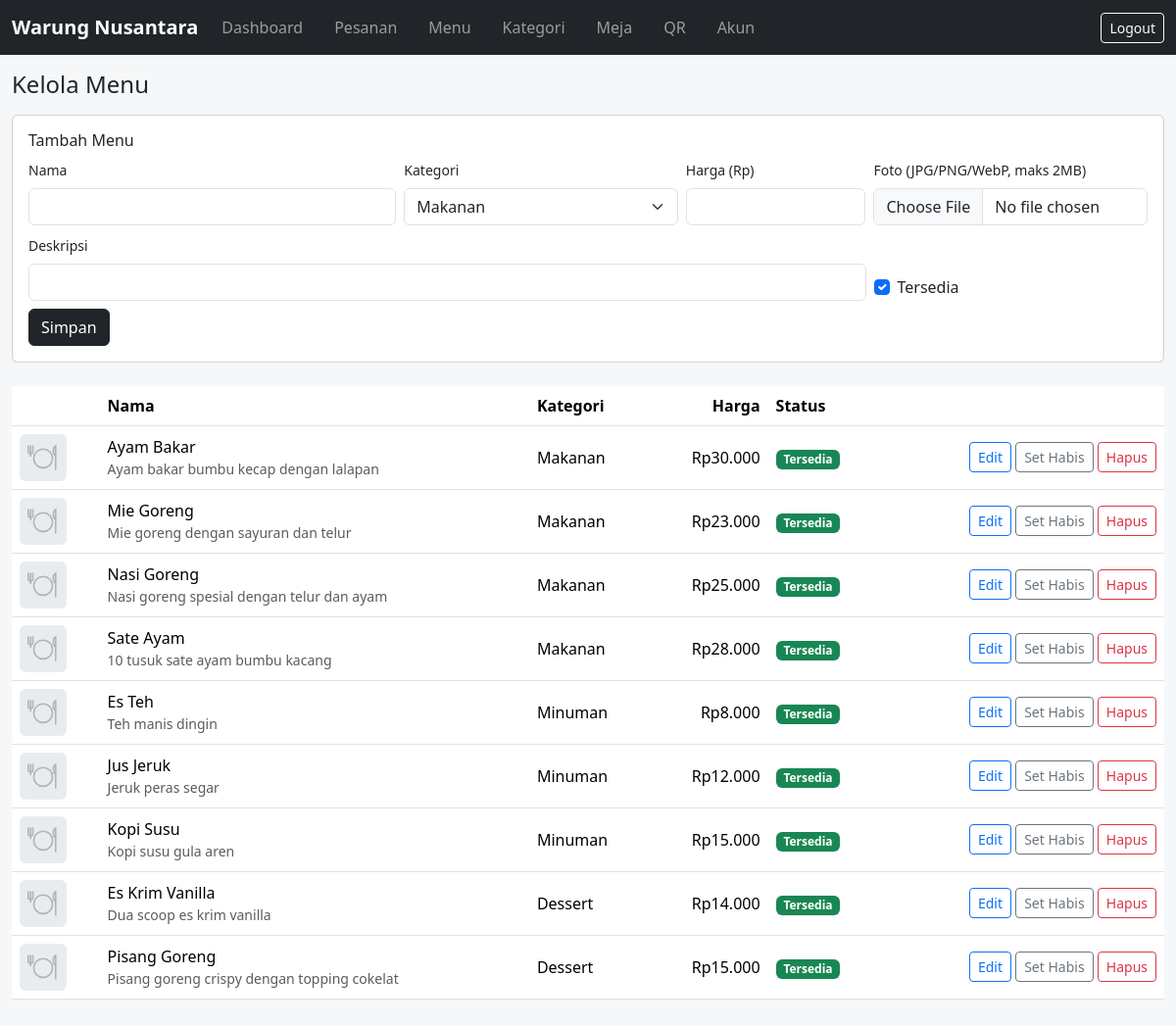
/admin/products.php (signed in), run on the app's committed database.
### tables this page shows
CREATE TABLE IF NOT EXISTS products (
  id INT UNSIGNED NOT NULL AUTO_INCREMENT PRIMARY KEY,
  category_id INT UNSIGNED NOT NULL,
  name VARCHAR(100) NOT NULL,
  description VARCHAR(255) NULL,
  price INT UNSIGNED NOT NULL,                
  image VARCHAR(255) NULL,                    
  is_available TINYINT(1) NOT NULL DEFAULT 1,
  created_at TIMESTAMP NOT NULL DEFAULT CURRENT_TIMESTAMP,
  KEY idx_products_category (category_id),
  CONSTRAINT fk_products_category FOREIGN KEY (category_id) REFERENCES categories (id)
);

CREATE TABLE IF NOT EXISTS categories (
  id INT UNSIGNED NOT NULL AUTO_INCREMENT PRIMARY KEY,
  name VARCHAR(50) NOT NULL,
  is_active TINYINT(1) NOT NULL DEFAULT 1
);

### includes/functions.php (called while the page is built, shortened)
<?php
function e($value): string
{
    return htmlspecialchars((string) $value, ENT_QUOTES, 'UTF-8');
}
function rupiah($n): string
{
    return 'Rp' . number_format((int) $n, 0, ',', '.');
}

### admin/products.php (the view, shortened to what this page needs)
<?php
$pdo = db();
$categories = $pdo->query('SELECT id, name, is_active FROM categories ORDER BY id')->fetchAll();
$products = $pdo->query('SELECT p.*, c.name AS cat FROM products p JOIN categories c ON c.id = p.category_id ORDER BY c.id, p.name')->fetchAll();
$edit = null;
include __DIR__ . '/../includes/header.php';
?>
<div class="container-fluid py-3">
  <h1 class="h4 mb-3">Kelola Menu</h1>
  <div class="card mb-4"><div class="card-body">
    <h2 class="h6"><?= $edit ? 'Edit Menu' : 'Tambah Menu' ?></h2>
    <form method="post" enctype="multipart/form-data" class="row g-2">
      <div class="col-12 col-md-4"><label class="form-label small">Nama</label>
        <input class="form-control" name="name" maxlength="100" required value="<?= e($edit ? $edit['name'] : '') ?>"></div>
      <div class="col-6 col-md-3"><label class="form-label small">Kategori</label>
        <select class="form-select" name="category_id" required>
          <?php foreach ($categories as $c): ?>
            <option value="<?= (int) $c['id'] ?>" <?= $edit && (int) $edit['category_id'] === (int) $c['id'] ? 'selected' : '' ?>><?= e($c['name']) ?></option>
          <?php endforeach; ?>
        </select></div>
      <div class="col-6 col-md-2"><label class="form-label small">Harga (Rp)</label>
        <input class="form-control" name="price" type="number" min="0" step="500" required value="<?= e($edit ? $edit['price'] : '') ?>"></div>
      <div class="col-12 col-md-3"><label class="form-label small">Foto (JPG/PNG/WebP, maks 2MB)</label>
        <input class="form-control" type="file" name="image" accept="image/jpeg,image/png,image/webp"></div>
      <div class="col-12 col-md-9"><label class="form-label small">Deskripsi</label>
        <input class="form-control" name="description" maxlength="255" value="<?= e($edit ? $edit['description'] : '') ?>"></div>
      <div class="col-12 col-md-3 d-flex align-items-end">
        <div class="form-check me-3"><input class="form-check-input" type="checkbox" name="is_available" id="av" value="1" <?= !$edit || $edit['is_available'] ? 'checked' : '' ?>>
          <label class="form-check-label" for="av">Tersedia</label></div>
      </div>
      <div class="col-12">
        <button class="btn btn-dark">Simpan</button>
      </div>
    </form>
  </div></div>
  <div class="table-responsive">
    <table class="table align-middle bg-white">
      <thead><tr><th></th><th>Nama</th><th>Kategori</th><th class="text-end">Harga</th><th>Status</th><th></th></tr></thead>
      <tbody>
      <?php foreach ($products as $p): ?>
        <tr>
          <td><img src="../assets/images/<?= e($p['image'] ?: 'placeholder.svg') ?>" alt="" width="48" height="48" style="object-fit:cover;border-radius:6px"></td>
          <td><?= e($p['name']) ?><div class="small text-muted"><?= e($p['description']) ?></div></td>
          <td><?= e($p['cat']) ?></td>
          <td class="text-end"><?= e(rupiah($p['price'])) ?></td>
          <td><span class="badge text-bg-<?= $p['is_available'] ? 'success' : 'secondary' ?>"><?= $p['is_available'] ? 'Tersedia' : 'Habis' ?></span></td>
          <td class="text-end text-nowrap">
            <a class="btn btn-sm btn-outline-primary" href="products.php?edit=<?= (int) $p['id'] ?>">Edit</a>
            <form method="post" class="d-inline"><?= csrf_field() ?><input type="hidden" name="action" value="toggle"><input type="hidden" name="id" value="<?= (int) $p['id'] ?>">
              <button class="btn btn-sm btn-outline-secondary"><?= $p['is_available'] ? 'Set Habis' : 'Set Tersedia' ?></button></form>
            <form method="post" class="d-inline" onsubmit="return confirm('Hapus menu ini?')"><?= csrf_field() ?><input type="hidden" name="action" value="delete"><input type="hidden" name="id" value="<?= (int) $p['id'] ?>">
              <button class="btn btn-sm btn-outline-danger">Hapus</button></form>
          </td>
        </tr>
      <?php endforeach; ?>
      </tbody>
    </table>
  </div>
</div>
<?php include __DIR__ . '/../includes/footer.php'; ?>

### assets/css/style.css (style rules this page uses)
:root { --brand: #212529; --accent: #d9480f; }
body { background: #f6f7f9; }

### data on the page
products: name "Ayam Bakar", description "Ayam bakar bumbu kecap dengan lalapan", category.name "Makanan", price "Rp30.000", is_available "Tersedia"
products: name "Mie Goreng", description "Mie goreng dengan sayuran dan telur", category.name "Makanan", price "Rp23.000", is_available "Tersedia"
products: name "Nasi Goreng", description "Nasi goreng spesial dengan telur dan ayam", category.name "Makanan", price "Rp25.000", is_available "Tersedia"
products: name "Sate Ayam", description "10 tusuk sate ayam bumbu kacang", category.name "Makanan", price "Rp28.000", is_available "Tersedia"
products: name "Es Teh", description "Teh manis dingin", category.name "Minuman", price "Rp8.000", is_available "Tersedia"
products: name "Jus Jeruk", description "Jeruk peras segar", category.name "Minuman", price "Rp12.000", is_available "Tersedia"
products: name "Kopi Susu", description "Kopi susu gula aren", category.name "Minuman", price "Rp15.000", is_available "Tersedia"
products: name "Es Krim Vanilla", description "Dua scoop es krim vanilla", category.name "Dessert", price "Rp14.000", is_available "Tersedia"
products: name "Pisang Goreng", description "Pisang goreng crispy dengan topping cokelat", category.name "Dessert", price "Rp15.000", is_available "Tersedia"

### other printed values
APP_NAME "Warung Nusantara"
form field category_id "Makanan"
